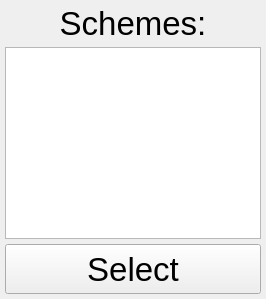
              <widget class="QWidget" name="changeSchemePage">
               <layout class="QVBoxLayout" name="verticalLayout_17">
                <property name="spacing">
                 <number>5</number>
                </property>
                <property name="leftMargin">
                 <number>5</number>
                </property>
                <property name="topMargin">
                 <number>5</number>
                </property>
                <property name="rightMargin">
                 <number>5</number>
                </property>
                <property name="bottomMargin">
                 <number>5</number>
                </property>
                <item>
                 <widget class="QLabel" name="label_17">
                  <property name="maximumSize">
                   <size>
                    <width>16777215</width>
                    <height>50</height>
                   </size>
                  </property>
                  <property name="font">
                   <font>
                    <pointsize>25</pointsize>
                   </font>
                  </property>
                  <property name="autoFillBackground">
                   <bool>false</bool>
                  </property>
                  <property name="frameShape">
                   <enum>QFrame::NoFrame</enum>
                  </property>
                  <property name="text">
                   <string>Schemes:</string>
                  </property>
                  <property name="alignment">
                   <set>Qt::AlignCenter</set>
                  </property>
                 </widget>
                </item>
                <item>
                 <widget class="QListWidget" name="schemesListWidget">
                  <property name="palette">
                   <palette>
                    <active>
                     <colorrole role="Highlight">
                      <brush brushstyle="SolidPattern">
                       <color alpha="255">
                        <red>0</red>
                        <green>0</green>
                        <blue>0</blue>
                       </color>
                      </brush>
                     </colorrole>
                    </active>
                    <inactive>
                     <colorrole role="Highlight">
                      <brush brushstyle="SolidPattern">
                       <color alpha="255">
                        <red>0</red>
                        <green>0</green>
                        <blue>0</blue>
                       </color>
                      </brush>
                     </colorrole>
                    </inactive>
                    <disabled>
                     <colorrole role="Highlight">
                      <brush brushstyle="SolidPattern">
                       <color alpha="255">
                        <red>145</red>
                        <green>141</green>
                        <blue>126</blue>
                       </color>
                      </brush>
                     </colorrole>
                    </disabled>
                   </palette>
                  </property>
                  <property name="font">
                   <font>
                    <pointsize>32</pointsize>
                   </font>
                  </property>
                  <property name="spacing">
                   <number>6</number>
                  </property>
                  <property name="gridSize">
                   <size>
                    <width>0</width>
                    <height>50</height>
                   </size>
                  </property>
                  <property name="modelColumn">
                   <number>0</number>
                  </property>
                 </widget>
                </item>
                <item>
                 <widget class="QPushButton" name="selectSchemePushButton">
                  <property name="minimumSize">
                   <size>
                    <width>0</width>
                    <height>50</height>
                   </size>
                  </property>
                  <property name="font">
                   <font>
                    <pointsize>25</pointsize>
                   </font>
                  </property>
                  <property name="focusPolicy">
                   <enum>Qt::NoFocus</enum>
                  </property>
                  <property name="text">
                   <string>Select</string>
                  </property>
                 </widget>
                </item>
               </layout>
              </widget>
